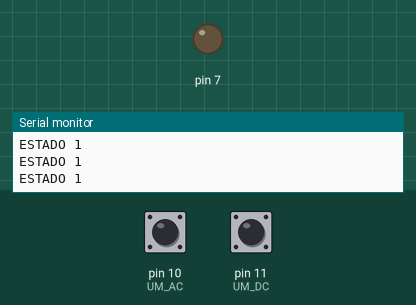
Simulated run of this sketch. Board: Arduino Uno, built with avr-gcc and run on an emulated ATmega328P. Parts: output pins drawn as LEDs (lit = HIGH), the last lines printed to the serial monitor. Dashed ring = blinking. The test bench sets the inputs (shaded band); at power-on: pin 10 (UM_AC) HIGH, pin 11 (UM_DC) HIGH.

Above: at 0.1 s.
At 1.2 s:
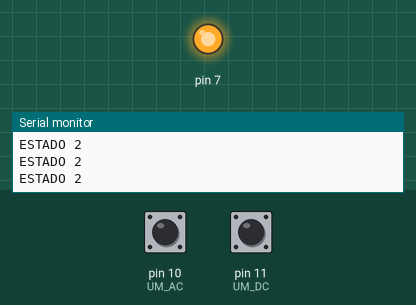
1.3 s: pin 10 (UM_AC) pulsed LOW 2 times (0.12 s each, 0.3 s apart)
4.3 s: pin 11 (UM_DC) pulsed LOW 2 times (0.12 s each, 0.3 s apart)
At 6.1 s:
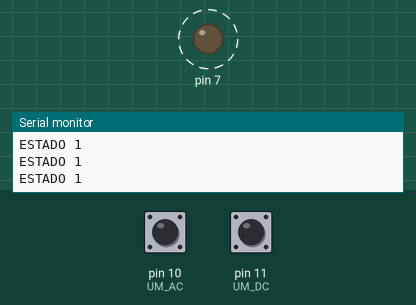
Timing chart, 0 to 12.7 s (numbered marks = the images above; inputs shaded):
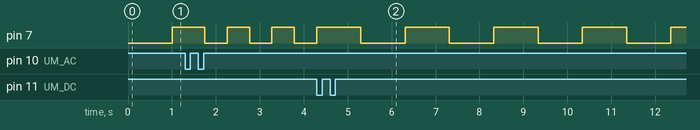

Measured:
- after the input at 4.3 s, pin 7: alternates HIGH for 1.0 s and LOW for 1.0 s, starting after 1.0 s
- by itself, pin 7: alternates HIGH for 0.51 s and LOW for 0.51 s

The sketch:

gpio.ino
```cpp
#define UM_AC 1<<2
#define UM_DC 1<<3
int fim, inicio=0, intervalo=1000,butPressac=0, butPressdc=0, tempiEst=0, tempfEst=0, but_ac=0, but_dc=0, estado=1;
void setup() {
  // put your setup code here, to run once:
  DDRD |= 1<<7;
  DDRB &=~(1<<2);//define como botao de input acelera
  DDRB &=~(1<<3);//desacelera
  Serial.begin(9600);
}

void frequencia(int f){
  if(f &&(intervalo>=500)){
    Serial.println("Decrementa");
    intervalo-=250;
  }
  else if((!f)&&(intervalo<=3000)){
    Serial.println("Incrementa");
    intervalo+=250;
  }
}
//estado 1
void loop(){
  switch(estado){
    case 1: //estado1(){
      Serial.println("ESTADO 1");
      fim=millis();
      if((fim-inicio)>intervalo){
        PORTD |= 1<<7;
        //digitalWrite(LED_OUT, HIGH);
        inicio=millis();
        estado=2;
      }//(PINB & ZERO_AC)
      else if(((PINB & UM_AC)==0) && (!butPressac)){
        butPressac = !butPressac;
        estado=3;
        tempiEst=millis();
      }
      else if(((PINB & UM_DC)==0) && (!butPressdc)){
        butPressdc = !butPressdc;
        estado=3;
        tempiEst=millis();
      }
      else if(((PINB & UM_AC)>0) && butPressac){
        butPressac = !butPressac;
        frequencia(1);
      }
      else if(((PINB & UM_DC)>0) && butPressdc){
        butPressdc = !butPressdc;
        frequencia(0);
      }
      break;
    case 2: //estado2(){
      Serial.println("ESTADO 2");
      fim=millis();
      if((fim-inicio)>intervalo){
        PORTD &=~(1<<7);
        //digitalWrite(LED_OUT, LOW);
        inicio=millis();
        estado=1;
      }
      else if(((PINB & UM_AC)==0) && (!butPressac)){
        butPressac = !butPressac;
        estado=4;
        tempiEst=millis();
      }
      else if(((PINB & UM_DC)==0) && (!butPressdc)){
        butPressdc = !butPressdc;
        estado=4;
        tempiEst=millis();
      }
      else if(((PINB & UM_AC)>0) && butPressac){
        butPressac = !butPressac;
        frequencia(1);
      }
      else if(((PINB & UM_DC)>0) && butPressdc){
        butPressdc = !butPressdc;
        frequencia(0);
      }
      break;
    case 3: //estado3(){
      Serial.println("ESTADO 3");
      fim=millis();
      tempfEst=millis();
      if((fim-inicio)>intervalo){
        PORTD |= 1<<7;
        //digitalWrite(LED_OUT, HIGH);
        inicio=millis();
        estado=4;
      }
      else if(((PINB & UM_AC)==0) && (!butPressac)){
        butPressac = !butPressac;
        estado=5;
        tempiEst=millis();
      }
      else if(((PINB & UM_DC)==0) && (!butPressdc)){
        butPressdc = !butPressdc;
        estado=5;
        tempiEst=millis();
      }
      else if(((PINB & UM_AC)>0) && butPressac){
        butPressac = !butPressac;
        estado=1;
        frequencia(1);
      }
      else if(((PINB & UM_DC)>0) && butPressdc){
        butPressdc = !butPressdc;
        estado=1;
        frequencia(0);
      }
      else if((tempfEst-tempiEst)>500){
         tempiEst=millis();
         estado=1;
      }
      break;
    case 4: //estado4(){
      Serial.println("ESTADO 4");
      fim=millis();
      tempfEst=millis();
      if((fim-inicio)>intervalo){
        PORTD &= ~(1<<7);
        //digitalWrite(LED_OUT, LOW);
        inicio=millis();
        estado=3;
      }
      else if(((PINB & UM_AC)==0) && (!butPressac)){
        butPressac = !butPressac;
        estado=5;
        tempiEst=millis();
      }
      else if(((PINB & UM_DC)==0) && (!butPressdc)){
        butPressdc = !butPressdc;
        estado=5;
        tempiEst=millis();
      }
      else if(((PINB & UM_AC)>0) && butPressac){
        butPressac = !butPressac;
        estado=2;
        frequencia(1);
      }
      else if(((PINB & UM_DC)>0) && butPressdc){
        butPressdc = !butPressdc;
        estado=2;
        frequencia(0);
      }
      else if((tempfEst-tempiEst)>500){
         tempiEst=millis();
         estado=2;
      }
      break;
    case 5: //estado5(){
      while(1);
  }
}
```
